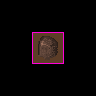

This game map was drawn from its Tiled (.tmx) file and the tilesets committed beside it. A one-line description and the trimmed map source follow:
An orthogonal 3x3 tile map with 32x32 px tiles, 2 tile layers (RuleRegions, ruleSet), 4 hidden layers not drawn, 6 tilesets.

<map version="1.0" orientation="orthogonal" width="3" height="3" tilewidth="32" tileheight="32">
 <tileset firstgid="1" name="Collision" tilewidth="32" tileheight="32">
  <image source="../../graphics/tiles/collision.png" width="64" height="32" />
 </tileset>
 <tileset firstgid="3" name="set_rules" tilewidth="32" tileheight="32">
  <image source="../../graphics/tiles/set_rules.png" width="64" height="64" />
 </tileset>
 <tileset firstgid="7" name="set_hlw" tilewidth="32" tileheight="32">
  <image source="../../graphics/tiles/set_hlw.png" width="256" height="128" />
 </tileset>
 <tileset firstgid="39" name="hlw_ground" tilewidth="32" tileheight="32">
  <image source="../../graphics/tiles/hlw_ground.png" width="512" height="256" />
 </tileset>
 <tileset firstgid="167" name="Woodland" tilewidth="32" tileheight="32">
  <image source="../../graphics/tiles/Woodland_ground.png" width="512" height="512" />
 </tileset>
 <tileset firstgid="423" name="set_woodland" tilewidth="32" tileheight="32">
  <image source="../../graphics/tiles/set_woodland.png" width="512" height="320" />
 </tileset>
 <layer name="RuleRegions" width="3" height="3">
  <data>[9 cells, 1 non-empty, 1 distinct tile ids]</data>
 </layer>
 <layer name="ruleSet" width="3" height="3">
  <data>[9 cells, 1 non-empty, 1 distinct tile ids]</data>
 </layer>
 <layer name="rule_Fringe" width="3" height="3" visible="0">
  <data>[9 cells, 1 non-empty, 1 distinct tile ids]</data>
 </layer>
 <layer name="rule1_Fringe" width="3" height="3" visible="0">
  <data>[9 cells, 1 non-empty, 1 distinct tile ids]</data>
 </layer>
 <layer name="rule2_Fringe" width="3" height="3" visible="0">
  <data>[9 cells, 1 non-empty, 1 distinct tile ids]</data>
 </layer>
 <layer name="rule3_Fringe" width="3" height="3" visible="0">
  <data>[9 cells, 1 non-empty, 1 distinct tile ids]</data>
 </layer>
</map>
